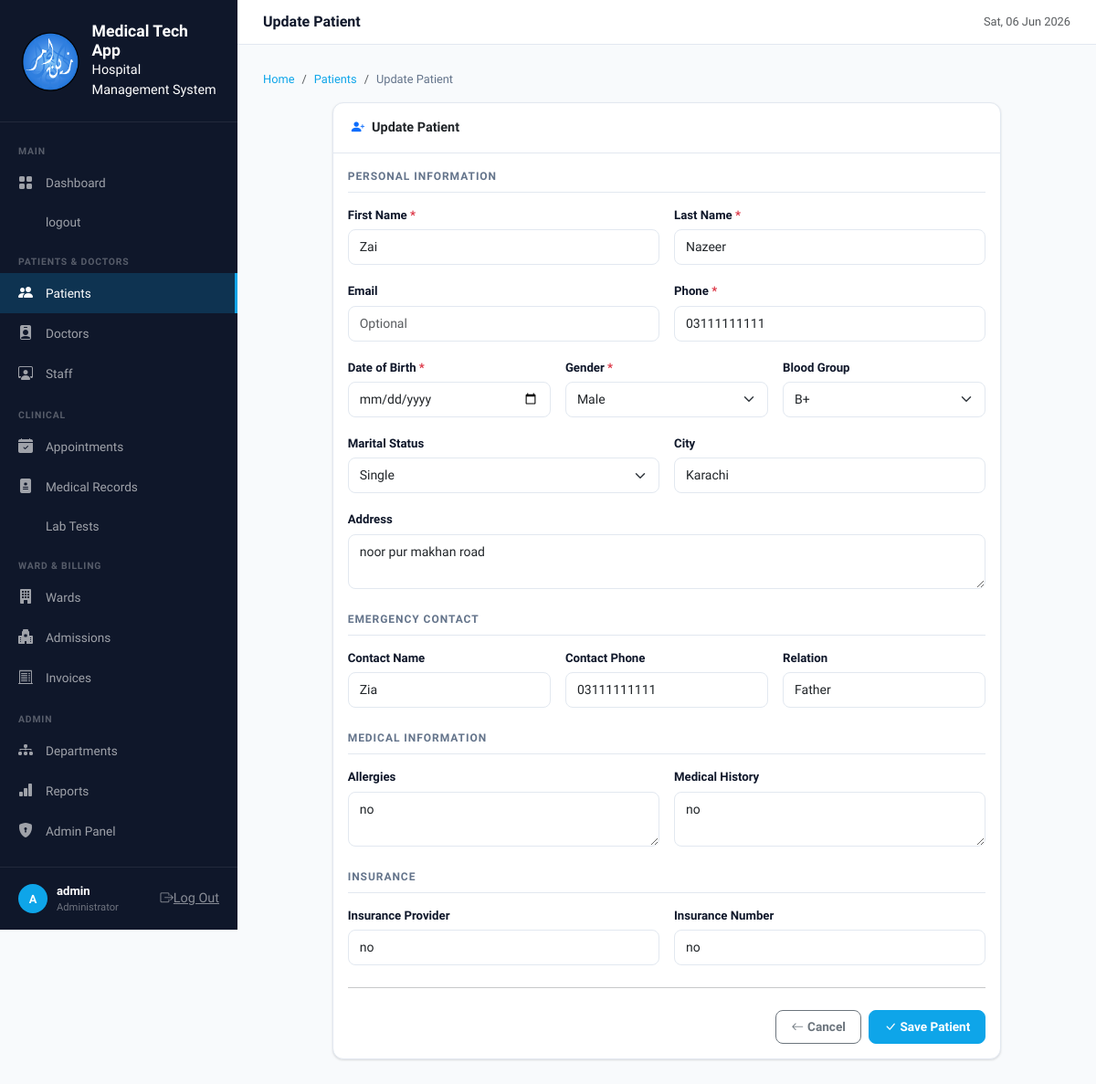
Screenshot of /patients/2/edit/ (signed in) with the database file from the repository.
### hospital/models.py (models this page shows, shortened)
class Patient(models.Model):
    BLOOD_GROUP_CHOICES = [
        ('A+', 'A+'), ('A-', 'A-'), ('B+', 'B+'), ('B-', 'B-'),
        ('AB+', 'AB+'), ('AB-', 'AB-'), ('O+', 'O+'), ('O-', 'O-'),
    ]
    GENDER_CHOICES = [('Male', 'Male'), ('Female', 'Female'), ('Other', 'Other')]
    MARITAL_CHOICES = [('Single', 'Single'), ('Married', 'Married'), ('Divorced', 'Divorced'), ('Widowed', 'Widowed')]
    patient_id = models.CharField(max_length=20, unique=True, blank=True)
    first_name = models.CharField(max_length=100)
    last_name = models.CharField(max_length=100)
    email = models.EmailField(blank=True)
    phone = models.CharField(max_length=20)
    date_of_birth = models.DateField()
    gender = models.CharField(max_length=10, choices=GENDER_CHOICES)
    blood_group = models.CharField(max_length=5, choices=BLOOD_GROUP_CHOICES, blank=True)
    marital_status = models.CharField(max_length=20, choices=MARITAL_CHOICES, blank=True)
    address = models.TextField(blank=True)
    city = models.CharField(max_length=100, blank=True)
    emergency_contact_name = models.CharField(max_length=100, blank=True)
    emergency_contact_phone = models.CharField(max_length=20, blank=True)
    emergency_contact_relation = models.CharField(max_length=50, blank=True)
    allergies = models.TextField(blank=True)
    medical_history = models.TextField(blank=True)
    insurance_provider = models.CharField(max_length=100, blank=True)
    insurance_number = models.CharField(max_length=50, blank=True)
    registered_date = models.DateTimeField(auto_now_add=True)
    is_active = models.BooleanField(default=True)
    class Meta:
        ordering = ['-registered_date']

### hospital/views.py (the view)
# urls.py: path('patients/<int:pk>/edit/', views.patient_update, name='patient_update'),
@login_required
def patient_update(request, pk):
    patient = get_object_or_404(Patient, pk=pk)
    if request.method == 'POST':
        form = PatientForm(request.POST, instance=patient)
        if form.is_valid():
            form.save()
            messages.success(request, 'Patient updated successfully!')
            return redirect('patient_detail', pk=patient.pk)
    else:
        form = PatientForm(instance=patient)
    return render(request, 'hospital/patient_form.html', {'form': form, 'title': 'Update Patient', 'patient': patient})

### templates/hospital/patient_form.html (shortened to what this page needs)
{% extends 'hospital/base.html' %}
{% block page_title %}{{ title }}{% endblock %}
{% block content %}
<div class="d-flex justify-content-between align-items-center mb-3">
  <nav aria-label="breadcrumb">
    <ol class="breadcrumb mb-0">
      <li class="breadcrumb-item"><a href="{% url 'dashboard' %}">Home</a></li>
      <li class="breadcrumb-item"><a href="{% url 'patient_list' %}">Patients</a></li>
      <li class="breadcrumb-item active">{{ title }}</li>
    </ol>
  </nav>
</div>
<div class="row justify-content-center">
  <div class="col-lg-10">
    <div class="card">
      <div class="card-header">
        <i class="bi bi-person-plus-fill text-primary me-2"></i>{{ title }}
      </div>
      <div class="card-body">
        <form method="post" novalidate>
          <div class="form-section-title">Personal Information</div>
          <div class="row g-3 mb-4">
            <div class="col-md-6">
              <label class="form-label">First Name <span class="text-danger">*</span></label>
              <input type="text" name="first_name" class="form-control {% if form.first_name.errors %}is-invalid{% endif %}"
                value="{{ form.first_name.value|default:'' }}" required>
            </div>
            <div class="col-md-6">
              <label class="form-label">Last Name <span class="text-danger">*</span></label>
              <input type="text" name="last_name" class="form-control {% if form.last_name.errors %}is-invalid{% endif %}"
                value="{{ form.last_name.value|default:'' }}" required>
            </div>
            <div class="col-md-6">
              <label class="form-label">Email</label>
              <input type="email" name="email" class="form-control {% if form.email.errors %}is-invalid{% endif %}"
                value="{{ form.email.value|default:'' }}" placeholder="Optional">
            </div>
            <div class="col-md-6">
              <label class="form-label">Phone <span class="text-danger">*</span></label>
              <input type="text" name="phone" class="form-control {% if form.phone.errors %}is-invalid{% endif %}"
                value="{{ form.phone.value|default:'' }}" required>
            </div>
            <div class="col-md-4">
              <label class="form-label">Date of Birth <span class="text-danger">*</span></label>
              <input type="date" name="date_of_birth" class="form-control {% if form.date_of_birth.errors %}is-invalid{% endif %}"
                value="{{ form.date_of_birth.value|default:'' }}" required>
            </div>
            <div class="col-md-4">
              <label class="form-label">Gender <span class="text-danger">*</span></label>
              <select name="gender" class="form-select {% if form.gender.errors %}is-invalid{% endif %}" required>
                <option value="Male" {% if form.gender.value == 'Male' %}selected{% endif %}>Male</option>
              </select>
            </div>
            <div class="col-md-4">
              <label class="form-label">Blood Group</label>
              <select name="blood_group" class="form-select">
                {% for val, label in form.blood_group.field.choices %}
                  <option value="{{ val }}" {% if form.blood_group.value == val %}selected{% endif %}>{{ label }}</option>
                {% endfor %}
              </select>
            </div>
            <div class="col-md-6">
              <label class="form-label">Marital Status</label>
              <select name="marital_status" class="form-select">
                <option value="Single" {% if form.marital_status.value == 'Single' %}selected{% endif %}>Single</option>
              </select>
            </div>
            <div class="col-md-6">
              <label class="form-label">City</label>
              <input type="text" name="city" class="form-control"
                value="{{ form.city.value|default:'' }}">
            </div>
            <div class="col-12">
              <label class="form-label">Address</label>
              <textarea name="address" class="form-control" rows="2">{{ form.address.value|default:'' }}</textarea>
            </div>
          </div>
          <div class="form-section-title">Emergency Contact</div>
          <div class="row g-3 mb-4">
            <div class="col-md-4">
              <label class="form-label">Contact Name</label>
              <input type="text" name="emergency_contact_name" class="form-control"
                value="{{ form.emergency_contact_name.value|default:'' }}">
            </div>
            <div class="col-md-4">
              <label class="form-label">Contact Phone</label>
              <input type="text" name="emergency_contact_phone" class="form-control"
                value="{{ form.emergency_contact_phone.value|default:'' }}">
            </div>
            <div class="col-md-4">
              <label class="form-label">Relation</label>
              <input type="text" name="emergency_contact_relation" class="form-control"
                value="{{ form.emergency_contact_relation.value|default:'' }}">
            </div>
          </div>
          <div class="form-section-title">Medical Information</div>
          <div class="row g-3 mb-4">
            <div class="col-md-6">
              <label class="form-label">Allergies</label>
              <textarea name="allergies" class="form-control" rows="2">{{ form.allergies.value|default:'' }}</textarea>
            </div>
            <div class="col-md-6">
              <label class="form-label">Medical History</label>
              <textarea name="medical_history" class="form-control" rows="2">{{ form.medical_history.value|default:'' }}</textarea>
            </div>
          </div>
          <div class="form-section-title">Insurance</div>
          <div class="row g-3 mb-4">
            <div class="col-md-6">
              <label class="form-label">Insurance Provider</label>
              <input type="text" name="insurance_provider" class="form-control"
                value="{{ form.insurance_provider.value|default:'' }}">
            </div>
            <div class="col-md-6">
              <label class="form-label">Insurance Number</label>
              <input type="text" name="insurance_number" class="form-control"
                value="{{ form.insurance_number.value|default:'' }}">
            </div>
          </div>
          <hr class="my-4">
          <div class="d-flex gap-2 justify-content-end">
            <a href="{% url 'patient_list' %}" class="btn btn-outline-secondary">
              <i class="bi bi-arrow-left me-1"></i>Cancel
            </a>
            <button type="submit" class="btn btn-primary">
              <i class="bi bi-check-lg me-1"></i>Save Patient
            </button>
          </div>
        </form>
      </div>
    </div>
  </div>
</div>
{% endblock %}

### templates/hospital/base.html (shortened to what this page needs)
<!DOCTYPE html>
<html lang="en">
<head>
  <link href="https://cdnjs.cloudflare.com/ajax/libs/bootstrap/5.3.2/css/bootstrap.min.css" rel="stylesheet">
  <link href="https://cdnjs.cloudflare.com/ajax/libs/bootstrap-icons/1.11.3/font/bootstrap-icons.min.css" rel="stylesheet">
  {% load static %}
</head>
<body>
<div id="sidebar">
  <div class="sidebar-brand">
    <img src="{% static 'images/zain-logo.png' %}" alt="Logo" style="height:70px;">
    <div>
      <div class="brand-text">Medical Tech App</div>
      <div class="brand-sub">Hospital Management System</div>
    </div>
  </div>
  <nav class="sidebar-nav">
    <div class="nav-section">Main</div>
    <a href="{% url 'dashboard' %}" class="nav-link {% if request.resolver_match.url_name == 'dashboard' %}active{% endif %}">
      <i class="bi bi-grid-fill"></i> Dashboard
    </a>
    <a href="{% url 'logout' %}" class="nav-link {% if request.resolver_match.url_name == 'dashboard' %}active{% endif %}">
       logout
    </a>
    <div class="nav-section mt-2">Patients & Doctors</div>
    <a href="{% url 'patient_list' %}" class="nav-link {% if 'patient' in request.resolver_match.url_name %}active{% endif %}">
      <i class="bi bi-people-fill"></i> Patients
    </a>
    <a href="{% url 'doctor_list' %}" class="nav-link {% if 'doctor' in request.resolver_match.url_name %}active{% endif %}">
      <i class="bi bi-person-badge-fill"></i> Doctors
    </a>
    <a href="{% url 'staff_list' %}" class="nav-link {% if 'staff' in request.resolver_match.url_name %}active{% endif %}">
      <i class="bi bi-person-workspace"></i> Staff
    </a>
    <div class="nav-section mt-2">Clinical</div>
    <a href="{% url 'appointment_list' %}" class="nav-link {% if 'appointment' in request.resolver_match.url_name %}active{% endif %}">
      <i class="bi bi-calendar-check-fill"></i> Appointments
    </a>
    <a href="{% url 'medical_record_list' %}" class="nav-link {% if 'medical_record' in request.resolver_match.url_name %}active{% endif %}">
      <i class="bi bi-file-medical-fill"></i> Medical Records
    </a>
    <a href="{% url 'lab_test_list' %}" class="nav-link {% if 'lab_test' in request.resolver_match.url_name %}active{% endif %}">
       Lab Tests
    </a>
    <div class="nav-section mt-2">Ward & Billing</div>
    <a href="{% url 'ward_list' %}" class="nav-link {% if 'ward' in request.resolver_match.url_name %}active{% endif %}">
      <i class="bi bi-building-fill"></i> Wards
    </a>
    <a href="{% url 'admission_list' %}" class="nav-link {% if 'admission' in request.resolver_match.url_name %}active{% endif %}">
      <i class="bi bi-hospital-fill"></i> Admissions
    </a>
    <a href="{% url 'invoice_list' %}" class="nav-link {% if 'invoice' in request.resolver_match.url_name %}active{% endif %}">
      <i class="bi bi-receipt-cutoff"></i> Invoices
    </a>
    <div class="nav-section mt-2">Admin</div>
    <a href="{% url 'department_list' %}" class="nav-link {% if 'department' in request.resolver_match.url_name %}active{% endif %}">
      <i class="bi bi-diagram-3-fill"></i> Departments
    </a>
    <a href="{% url 'reports' %}" class="nav-link {% if request.resolver_match.url_name == 'reports' %}active{% endif %}">
      <i class="bi bi-bar-chart-fill"></i> Reports
    </a>
    <a href="/admin/" class="nav-link">
      <i class="bi bi-shield-lock-fill"></i> Admin Panel
    </a>
  </nav>
  <div class="sidebar-footer">
    <div class="sidebar-user">
      <div class="avatar">{{ request.user.username|slice:":1"|upper }}</div>
      <div class="user-info">
        <div class="name">{{ request.user.username }}</div>
        <div class="role">Administrator</div>
      </div>
      <a href="{% url 'logout' %}" class="ms-auto text-white opacity-50" style="font-size:.9rem;"><i class="bi bi-box-arrow-right"></i>Log Out</a>
    </div>
  </div>
</div>
<div id="main">
  <div class="topbar">
    <div class="d-flex align-items-center gap-2">
      <div class="topbar-title">{% block page_title %}Dashboard{% endblock %}</div>
    </div>
    <div class="topbar-right">
      <span class="text-muted" style="font-size:.8rem;">{% now "D, d M Y" %}</span>
    </div>
  </div>
  <div class="content-area">
    {% block content %}{% endblock %}
  </div>
</div>
</body>
</html>

### rows the page displays
Patient: first_name "Zai", last_name "Nazeer", phone "03111111111", gender "Male", blood_group "B+", marital_status "Single", city "Karachi", address "noor pur makhan road", emergency_contact_name "Zia", emergency_contact_phone "03111111111", emergency_contact_relation "Father", allergies "no", medical_history "no", insurance_provider "no", insurance_number "no"

### other values shown
{{ request.user.username|slice:":1"|upper }} "A"
{{ request.user.username }} "admin"
{{ title }} "Update Patient"
